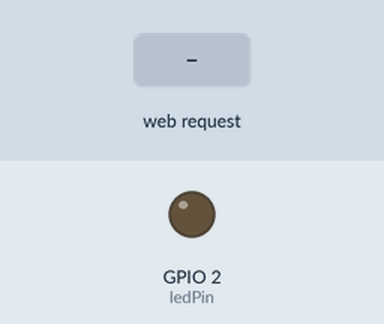
The sketch below on a simulated ESP32. Parts: output pins drawn as LEDs (lit = HIGH). The test bench sets the inputs (shaded band). WiFi joins after 1.5 s; servers stay silent unless stated; what the sketch prints to the serial monitor is not drawn.

Above: at 2.7 s.
2.8 s: HTTP request GET /setled?b=1 received
At 3.1 s:
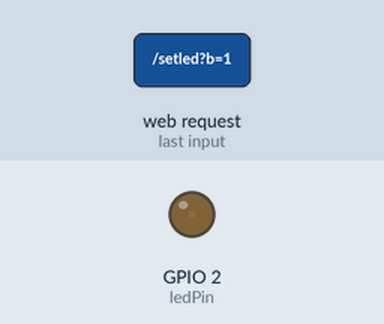
4.3 s: HTTP request GET /setled?b=120 received
At 5.4 s:
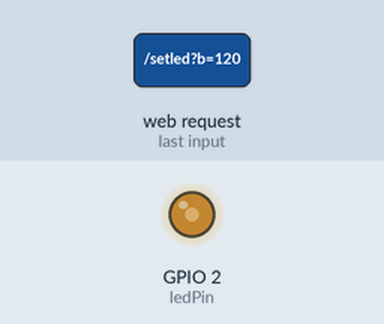
Timing chart, 0 to 7.3 s (numbered marks = the images above; inputs shaded):
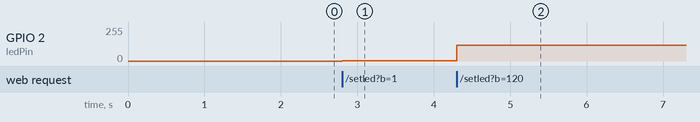

Measured:
- after the input at 2.8 s, GPIO 2 (ledPin): 0/255 → 1/255 at once
- after the input at 4.3 s, GPIO 2 (ledPin): 1/255 → 120/255 at once

The sketch:

sketch_jul1a.ino
```cpp
#include <WiFi.h>
#include <WebServer.h>

const char* ssid = "OPPOA5";
const char* password = "12345678";

WebServer server(80);
const int ledPin = 2;
int brightness = 0;

// 首页路由
void handleRoot() {
  String html = R"rawliteral(
<!DOCTYPE html>
<html lang="zh-CN">
<head>
  <meta charset="UTF-8">
  <meta name="viewport" content="width=device-width, initial-scale=1.0">
  <title>EX07 网页无极调光</title>
  <style>
    body{font-family:Arial; text-align:center; margin-top:50px;}
    input[type="range"]{width:80%; height:25px; margin:30px 0;}
    #showVal{font-size:40px; color:#0066cc; font-weight:bold;}
  </style>
</head>
<body>
  <h1>ESP32 PWM无极调光</h1>
  <input type="range" min="0" max="255" id="slider" value="0">
  <p>当前亮度值：<span id="showVal">0</span></p>

  <script>
    let slider = document.getElementById("slider");
    let valText = document.getElementById("showVal");
    slider.oninput = function(){
      let num = this.value;
      valText.innerText = num;
      // GET请求发送亮度
      fetch("/setled?b="+num);
    }
  </script>
</body>
</html>
)rawliteral";
  server.send(200, "text/html; charset=UTF-8", html);
}

// 处理亮度设置接口
void handleSetLed() {
  if(server.hasArg("b")){
    brightness = server.arg("b").toInt();
    brightness = constrain(brightness, 0, 255);
    analogWrite(ledPin, brightness);
  }
  server.send(200, "text/plain", "OK");
}

void setup() {
  pinMode(ledPin, OUTPUT);
  analogWrite(ledPin, 0);
  Serial.begin(115200);

  // 连接 WiFi
  WiFi.begin(ssid, password);
  Serial.print("连接WiFi");
  while (WiFi.status() != WL_CONNECTED) {
    delay(500);
    Serial.print(".");
  }

  Serial.println("\n连接成功");
  Serial.print("访问地址: http://");
  Serial.println(WiFi.localIP());

  server.on("/", handleRoot);
  server.on("/setled", handleSetLed);
  server.begin();
}

void loop() {
  server.handleClient();
}
```
